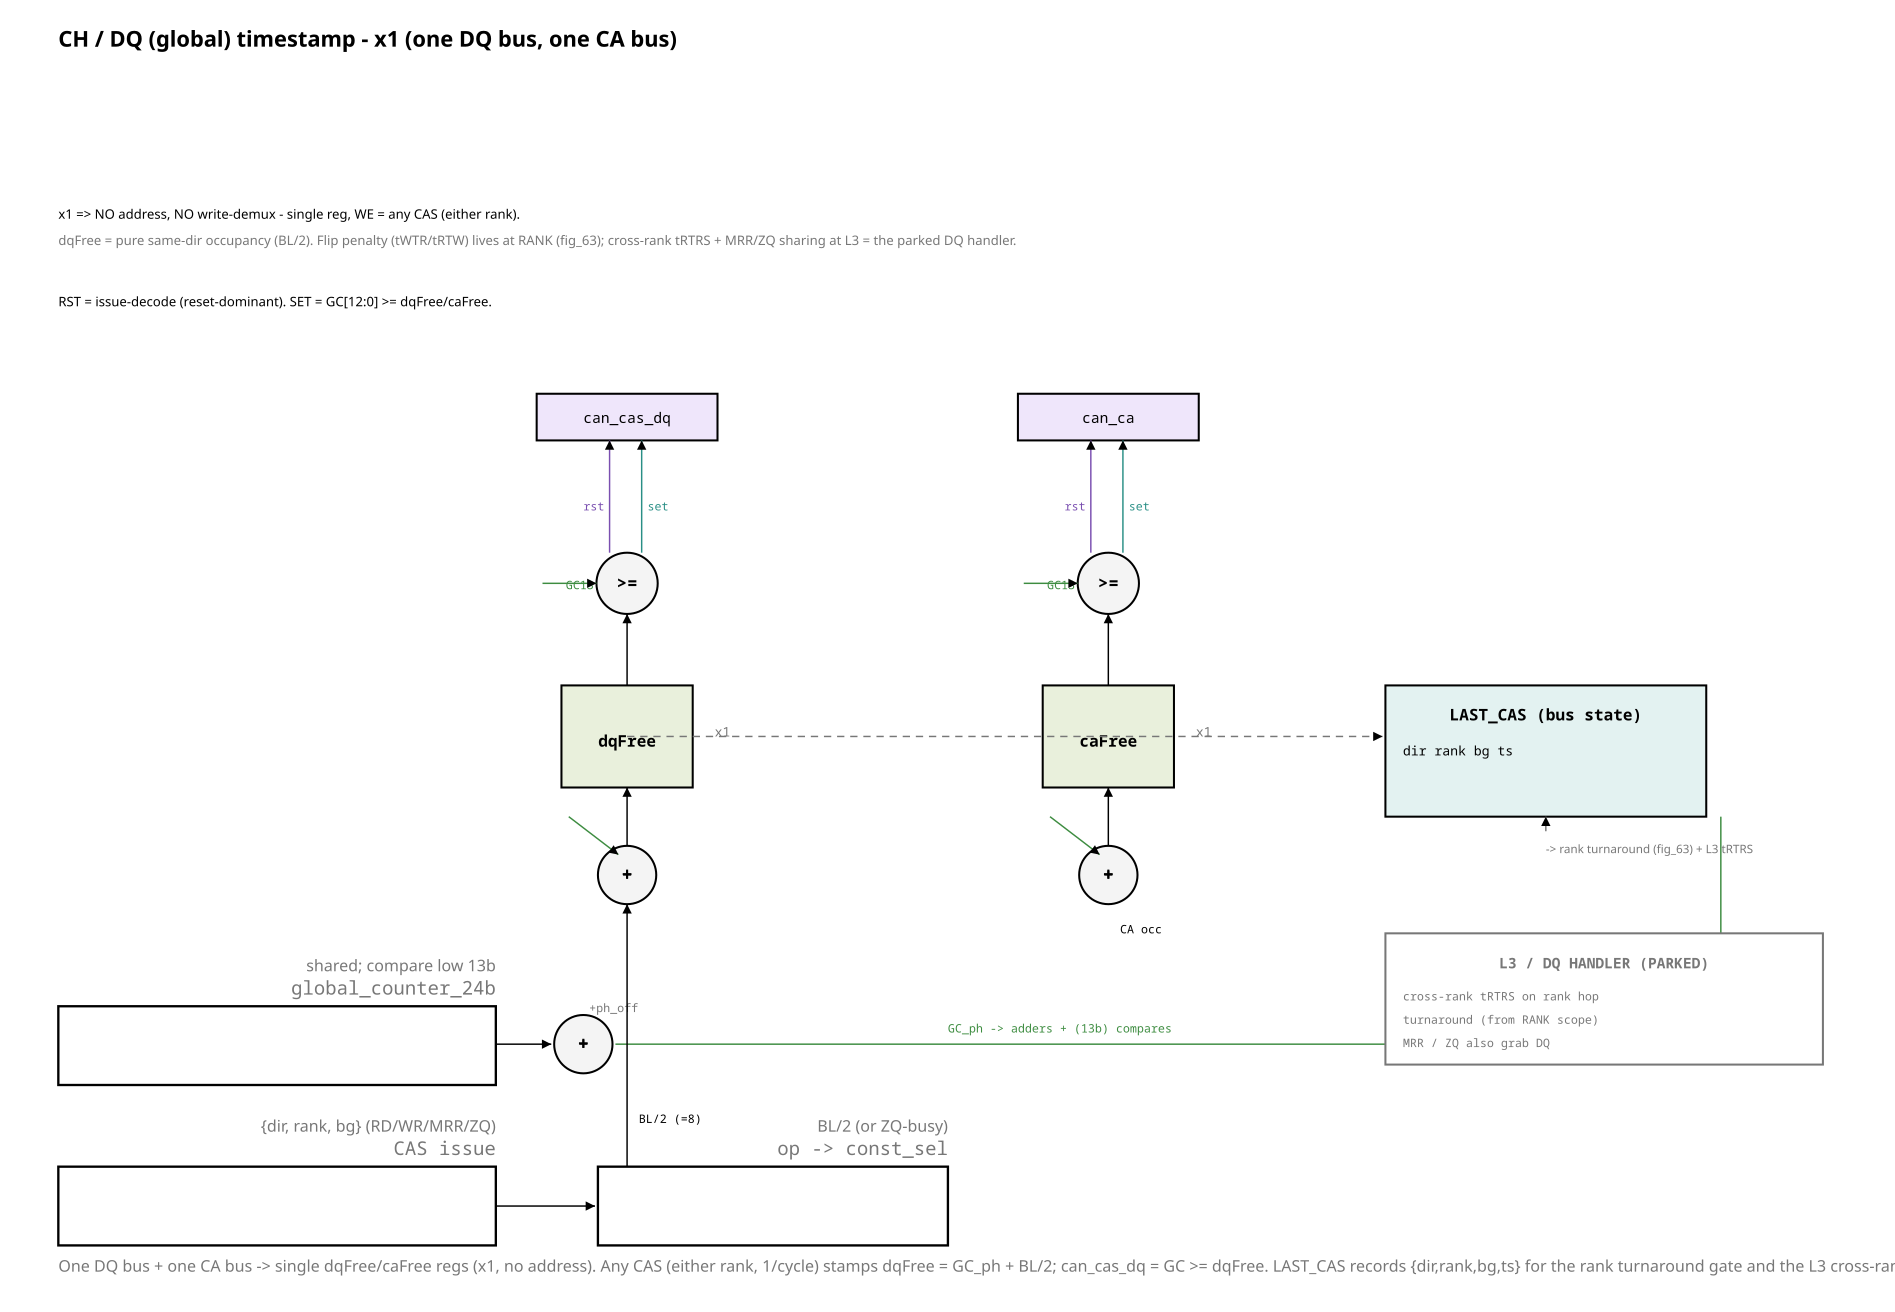

The Python source for this figure:
from rtlfig import (Fig, MUTED, FILL_NEW, FILL_LOGIC, FILL_CELL, FILL_ACTIVE,
                    FAINT, INK, PAPER, W_CELL)

# fig_64 — CH/DQ (global) scope, x1. dqFree = GC + BL/2 (one DQ bus); caFree = CA bus.
# No address / no demux (single reg). LAST_CAS state feeds rank-turnaround + L3.
# PARKED: cross-rank tRTRS + MRR/ZQ DQ-sharing = the L3/DQ handler (not this adder).

CMP = "#2a8f86"; ISSUE = "#7a4fb0"; GREEN = "#3d8c40"
f = Fig(1300, 900)


def adder(cx, cy, r=20):
    f.counter(cx, cy, r, "+", "")
    f.text(cx, cy + 4, "+", size=13, anchor="middle", bold=True)


f.text(40, 32, "CH / DQ (global) timestamp - x1 (one DQ bus, one CA bus)", size=15,
       mono=False, bold=True)
f.text(40, 150, "x1 => NO address, NO write-demux - single reg, WE = any CAS (either rank).",
       size=9, mono=False, fill=INK)
f.text(40, 168, "dqFree = pure same-dir occupancy (BL/2). Flip penalty (tWTR/tRTW) lives at "
        "RANK (fig_63); cross-rank tRTRS + MRR/ZQ sharing at L3 = the parked DQ handler.",
        size=9, mono=False, fill=MUTED)

DQ, CA = 430, 760

# grant / ctl
f.block(40, 800, 300, 54, "CAS issue", "{dir, rank, bg} (RD/WR/MRR/ZQ)")
f.block(410, 800, 240, 54, "op -> const_sel", "BL/2 (or ZQ-busy)")
f.line(340, 827, 408, 827, arrow=True)

# GC + phase
f.block(40, 690, 300, 54, "global_counter_24b", "shared; compare low 13b")
adder(400, 716)
f.line(340, 716, 378, 716, arrow=True)
f.text(404, 694, "+ph_off", size=8, mono=True, fill=MUTED)
f.path("M422 716 H1180 V560", arrow=False, stroke=GREEN)
f.text(650, 708, "GC_ph -> adders + (13b) compares", size=8, fill=GREEN)

# dqFree + caFree adders
adder(DQ, 600)
f.line(DQ, 800, DQ, 620, arrow=True)
f.text(DQ + 8, 770, "BL/2 (=8)", size=8, mono=True, fill=INK)
f.line(DQ - 40, 560, DQ - 6, 586, arrow=True, stroke=GREEN)

adder(CA, 600)
f.text(CA + 8, 640, "CA occ", size=8, mono=True, fill=INK)
f.line(CA - 40, 560, CA - 6, 586, arrow=True, stroke=GREEN)

# single regs (x1)
for cx, nm in [(DQ, "dqFree"), (CA, "caFree")]:
    f.rect(cx - 45, 470, 90, 70, fill=FILL_CELL, width=W_CELL)
    f.text(cx, 512, nm, size=11, anchor="middle", bold=True)
    f.text(cx + 60, 505, "x1", size=9, fill=MUTED)
    f.line(cx, 580, cx, 540, arrow=True)

# comparators + cans
for cx, nm in [(DQ, "can_cas_dq"), (CA, "can_ca")]:
    f.counter(cx, 400, 21, ">=", "")
    f.line(cx, 470, cx, 421, arrow=True)
    f.text(cx - 42, 404, "GC13", size=8, mono=True, fill=GREEN)
    f.line(cx - 58, 400, cx - 21, 400, arrow=True, stroke=GREEN)
    f.rect(cx - 62, 270, 124, 32, fill=FILL_NEW, width=W_CELL)
    f.text(cx, 290, nm, size=10, mono=True, anchor="middle")
    f.line(cx + 10, 379, cx + 10, 302, arrow=True, stroke=CMP)
    f.text(cx + 14, 350, "set", size=8, fill=CMP)
    f.line(cx - 12, 379, cx - 12, 302, arrow=True, stroke=ISSUE)
    f.text(cx - 30, 350, "rst", size=8, fill=ISSUE)

# LAST_CAS state
f.rect(950, 470, 220, 90, fill=FILL_ACTIVE, width=W_CELL)
f.text(1060, 494, "LAST_CAS (bus state)", size=11, anchor="middle", bold=True)
f.text(962, 518, "dir  rank  bg  ts", size=9, mono=True)
f.line(DQ, 505, 948, 505, arrow=True, dashed=True, stroke=MUTED)
f.text(1060, 585, "-> rank turnaround (fig_63) + L3 tRTRS", size=8, mono=False, fill=MUTED)
f.line(1060, 570, 1060, 560, arrow=True, dashed=True, stroke=MUTED)

# parked handler note
f.rect(950, 640, 300, 90, fill=PAPER, width=1.4, stroke=MUTED)
f.text(1100, 664, "L3 / DQ HANDLER  (PARKED)", size=10, anchor="middle", bold=True,
       fill=MUTED)
f.text(962, 686, "cross-rank tRTRS on rank hop", size=8, mono=True, fill=MUTED)
f.text(962, 702, "turnaround (from RANK scope)", size=8, mono=True, fill=MUTED)
f.text(962, 718, "MRR / ZQ also grab DQ", size=8, mono=True, fill=MUTED)

f.text(40, 210, "RST = issue-decode (reset-dominant).  SET = GC[12:0] >= dqFree/caFree.",
       size=9, mono=False, fill=INK)

f.caption(40, 872,
          "One DQ bus + one CA bus -> single dqFree/caFree regs (x1, no address). Any CAS "
          "(either rank, 1/cycle) stamps dqFree = GC_ph + BL/2; can_cas_dq = GC >= dqFree. "
          "LAST_CAS records {dir,rank,bg,ts} for the rank turnaround gate and the L3 cross-rank "
          "tRTRS pick. dqFree is same-dir occupancy only; flip + rank-hop + MRR/ZQ = parked handler.")

f.save("fig_64_ch_dq_datapath.svg")
print("wrote fig_64_ch_dq_datapath.svg")
